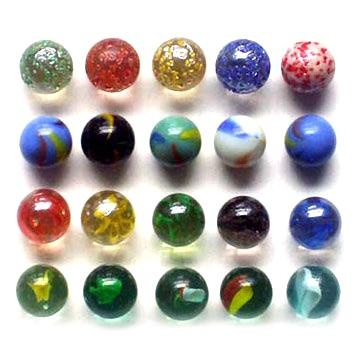
#> input picture TAHAP 1.jpg, 360 x 360 px
$ python -i houghTransformCv2.py   (imports and definitions only)
#> lines starting #> are read from the running program, lines starting #| are printed output that depends on the picture; after the words box and inside, x2 and y2 are one past the last pixel; in counts of white or black regions, pixels touching at a corner belong together
import cv2
import numpy as np

def erosiCitra(img):
    # Threshold the image
    ret, img = cv2.threshold(img, 127, 255, 0)

    # Step 1: Create an empty skeleton
    size = np.size(img)
    skel = np.zeros(img.shape, np.uint8)

    # Get a Cross Shaped Kernel
    element = cv2.getStructuringElement(cv2.MORPH_CROSS, (3, 3))

    # Repeat steps 2-4
    while True:
        # Step 2: Open the image
        open = cv2.morphologyEx(img, cv2.MORPH_OPEN, element)
        # Step 3: Substract open from the original image
        temp = cv2.subtract(img, open)
        # Step 4: Erode the original image and refine the skeleton
        eroded = cv2.erode(img, element)
        skel = cv2.bitwise_or(skel, temp)
        img = eroded.copy()
        # Step 5: If there are no white pixels left ie.. the image has been completely eroded, quit the loop
        if cv2.countNonZero(img) == 0:
            break
    return skel

def houghTransformLine(img, max_slider=0, minLineLength=3, maxLineGap=20):
    img = cv2.cvtColor(img, cv2.COLOR_RGB2BGR)
    cv2.imwrite("hasilbgr.jpg",img)
    gray = cv2.cvtColor(img, cv2.COLOR_BGR2GRAY)
    cv2.imwrite("hasilgray.jpg",gray)
    # Find the edges in the image using canny detector
#     gray = cv2.medianBlur(gray, 5)
#     cv2.imwrite("hasilblur.jpg",gray)
    edges = erosiCitra(gray)
#     edges = cv2.Canny(gray, 50, 200)
#     cv2.imwrite("hasilcanny.jpg",edges)

    # Probabilistic Hough
    lines = cv2.HoughLinesP(edges, 1, np.pi / 180, max_slider, minLineLength=minLineLength, maxLineGap=maxLineGap)
    # Draw lines on the image
    if lines is not None:
        for line in lines:
            x1, y1, x2, y2 = line[0]
            cv2.line(img, (x1, y1), (x2, y2), (255, 0, 0), 1)
    # Show result
    result = cv2.cvtColor(img, cv2.COLOR_BGR2RGB)
    gray = cv2.cvtColor(gray, cv2.COLOR_GRAY2RGB)
    edges = cv2.cvtColor(edges, cv2.COLOR_GRAY2RGB)
    return gray, edges, result, lines

def houghTransformCircle(img, param1=200, param2=10,minRadius=20, maxRadius=35):
    print('p1,p2,min,max',param1,param2,minRadius,maxRadius)
    img = cv2.cvtColor(img, cv2.COLOR_RGB2BGR)
    cv2.imwrite("TAHAP 1.jpg",img)
    gray = cv2.cvtColor(img, cv2.COLOR_BGR2GRAY)
    cv2.imwrite("TAHAP 2.jpg",gray)
    # Blur the image to reduce noise
    img_blur = cv2.medianBlur(gray, 5)
    cv2.imwrite("TAHAP 3.jpg",img_blur)
    img_canny = cv2.Canny(img_blur, 120, 240)
    cv2.imwrite("TAHAP 4.jpg",img_canny)
    # Apply hough transform on the image
    circles = cv2.HoughCircles(img_canny, cv2.HOUGH_GRADIENT, 1, img.shape[0] / 20, param1=param1, param2=param2, minRadius=minRadius,
                               maxRadius=maxRadius)
    cv2.imwrite("TAHAP 5.jpg",circles)
    # Draw detected circles
    if circles is not None:
        circles = np.uint16(np.around(circles))
        for i in circles[0, :]:
            # Draw outer circle
            cv2.circle(img, (i[0], i[1]), i[2], (0, 255, 0), 2)
            # Draw inner circle
            cv2.circle(img, (i[0], i[1]), 2, (0, 0, 255), 3)
    # Show result
    result = cv2.cvtColor(img, cv2.COLOR_BGR2RGB)
    gray = cv2.cvtColor(gray, cv2.COLOR_GRAY2RGB)
    img_canny = cv2.cvtColor(img_canny, cv2.COLOR_GRAY2RGB)
    return gray, img_canny, result

>>> import cv2
>>> picture = cv2.cvtColor(cv2.imread('TAHAP 1.jpg'), cv2.COLOR_BGR2RGB)
>>> result = houghTransformLine(picture)
#> in houghTransformLine, img is the input picture: shape (360, 360, 3); mean B, G, R 183.8, 186.7, 189.9
#> in houghTransformLine, `gray = cv2.cvtColor(img, cv2.COLOR_BGR2GRAY)`:
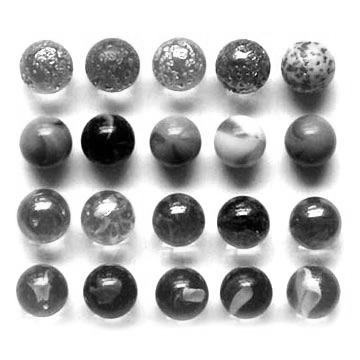
#> gray: shape (360, 360); min 0, max 255, mean 187.4
#> in erosiCitra, `ret, img = cv2.threshold(img, 127, 255, 0)`:
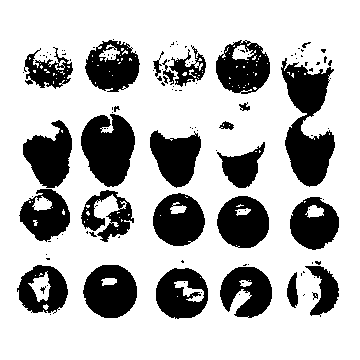
#> img: shape (360, 360); 73.1% white; 121 black regions (92 under 20 px), largest, box (x1, y1, x2, y2) and area: (281, 58, 335, 187) 3803, (81, 114, 135, 187) 2840, (83, 265, 137, 318) 2164
#> in erosiCitra, `size = np.size(img)`: size = 129600
#> the loop in erosiCitra, `while True:` made 83 passes
#> pass 1, in erosiCitra, `open = cv2.morphologyEx(img, cv2.MORPH_OPEN, element)`:
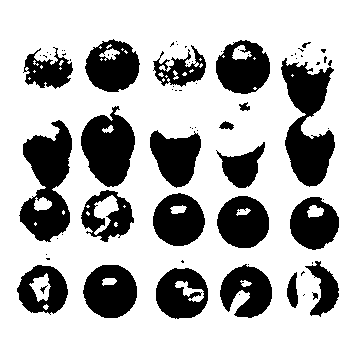
#> open: shape (360, 360); 72.3% white; 75 black regions (51 under 20 px), largest, box (x1, y1, x2, y2) and area: (281, 58, 335, 187) 3901, (19, 120, 72, 242) 3783, (81, 106, 135, 187) 2903
#> pass 1, in erosiCitra, `temp = cv2.subtract(img, open)`:
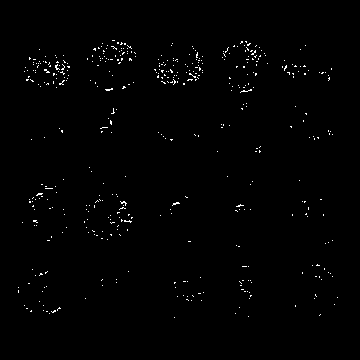
#> temp: shape (360, 360); 0.84% white in thin lines or dots, all inside (x1, y1, x2, y2) = (18, 40, 338, 318)
#> pass 1, in erosiCitra, `eroded = cv2.erode(img, element)`:
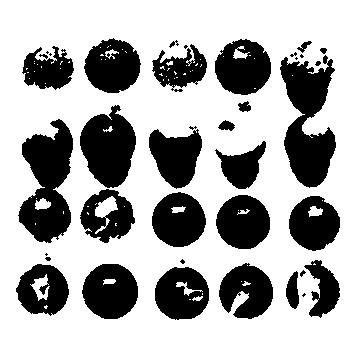
#> eroded: shape (360, 360); 68.5% white; 38 black regions (11 under 20 px), largest, box (x1, y1, x2, y2) and area: (280, 55, 336, 188) 4377, (18, 119, 73, 243) 4184, (80, 105, 136, 188) 3141
#> after the loop in erosiCitra, `while True:`: img: shape (360, 360); every value is 0
#> after the loop in erosiCitra, `while True:`:
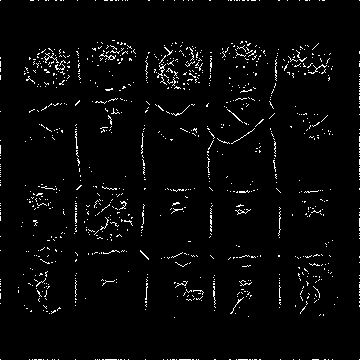
#> skel: shape (360, 360); 2.9% white in thin lines or dots
#> in houghTransformLine, `lines = cv2.HoughLinesP(edges, 1, np.pi / 180, max_slider, minLineLeng..`: lines = 586 rows, first 6: [49, 72, 49, 48], [100, 60, 100, 47], [359, 306, 359, 51], [50, 208, 50, 188], [46, 84, 46, 54], [225, 52, 317, 68]
#> the loop in houghTransformLine, `for line in lines:` made 586 passes
#> after the loop in houghTransformLine, `for line in lines:`:
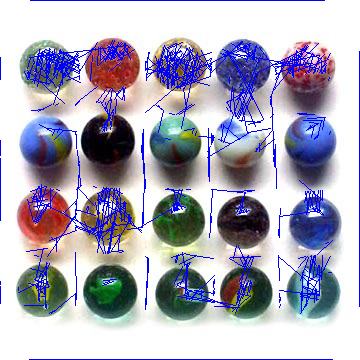
#> img: shape (360, 360, 3); mean B, G, R 191.5, 173.2, 175.4
#> in houghTransformLine, `edges = cv2.cvtColor(edges, cv2.COLOR_GRAY2RGB)`: edges: shape (360, 360, 3); 2.9% white in thin lines or dots

$ run again, on TAHAP 4.jpg
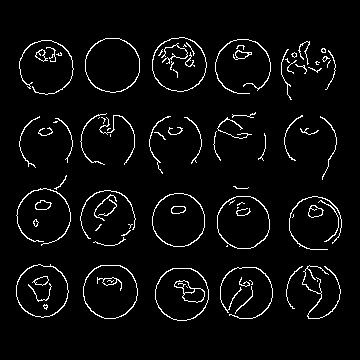
#> input picture TAHAP 4.jpg, 360 x 360 px
#> picture is the input picture: shape (360, 360, 3); min 0, max 255, mean 11
#> size = 129600
#> lines = 858 rows, first 6: [244, 215, 247, 188], [331, 271, 340, 293], [329, 205, 329, 200], [287, 129, 302, 115], [83, 294, 107, 265], [164, 60, 164, 41]
#> the loop in houghTransformLine, `for line in lines:` made 858 passes
#> after the loop in houghTransformLine, `for line in lines:`:
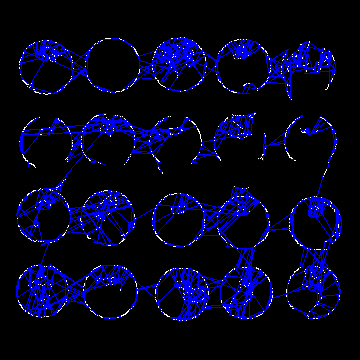
#> img: shape (360, 360, 3); mean B, G, R 31.8, 3.4, 3.4
#> edges: shape (360, 360, 3); 4.3% white in thin lines or dots, all inside (x1, y1, x2, y2) = (16, 37, 342, 321)
